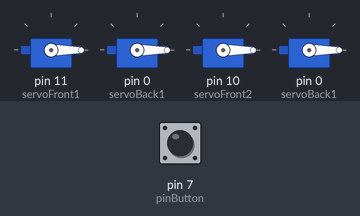
The sketch below on a simulated Arduino Uno, built with avr-gcc and run on an emulated ATmega328P. On the bench: 4 × servo. The test bench sets the inputs (shaded band); at power-on: pin 7 (pinButton) LOW.

Above: at 1.2 s.
1.3 s: pin 7 (pinButton) pulled HIGH for 0.15 s
At 1.75 s:
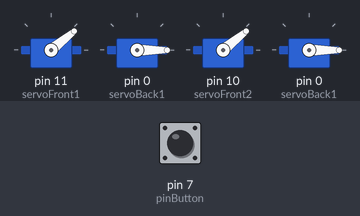
3.9 s: pin 7 (pinButton) pulled HIGH for 3.2 s
At 4.95 s:
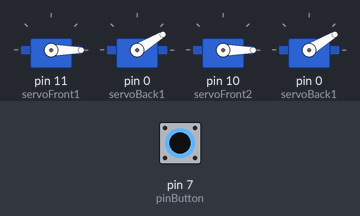
8.6 s: pin 7 (pinButton) pulsed HIGH 5 times (0.12 s each, 0.3 s apart)
At 10.8 s:
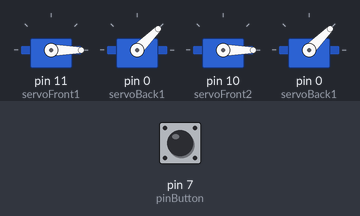
Timing chart, 0 to 12.4 s (numbered marks = the images above; inputs shaded):
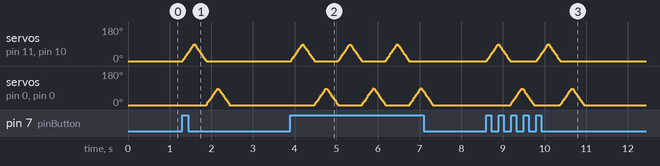

The sketch:

ServoMotor.ino
```cpp
#include <Servo.h>
Servo servoFront1;
Servo servoBack1;
Servo servoFront2;
Servo servoBack2;
const int pinButton = 7;
const int releaseTime = 3;

void setup()
{
  pinMode(pinButton, INPUT);
  servoFront1.attach(11);
  servoBack1.attach(0);
  servoFront1.write(0);
  servoBack1.write(0);
  servoFront2.attach(10);
  servoBack2.attach(0);
  servoFront2.write(0);
  servoBack2.write(0);
}

void loop()
{

  if(digitalRead(pinButton)== HIGH){
    releaseCan();
  }
}

void releaseCan() {
  int pos;
  for(pos = 0; pos < 90; pos++) {
    servoFront1.write(pos);
    servoFront2.write(pos);
    delay(releaseTime);
  }
  delay(0);
  for(pos = 90; pos >= 0; pos--) {
    servoFront1.write(pos);
    servoFront2.write(pos);
    delay(releaseTime);
  }
  prepareNextCan();
}

void prepareNextCan() {
  int pos;
  for(pos = 0; pos < 90; pos++) {
    servoBack1.write(pos);
    servoBack2.write(pos);
    delay(releaseTime);
  }
  delay(0);
  for(pos = 90; pos >= 0; pos--) {
    servoBack1.write(pos);
    servoBack2.write(pos);
    delay(releaseTime);
  }
}
```

Measured:
- after the input at 1.3 s, servo on pin 11 (servoFront1), servo on pin 10 (servoFront2): rises from 0° to 88° in 0.29 s, then falls to 0° in 0.29 s; servo on pin 0 (servoBack1), servo on pin 0 (servoBack1): rises from 0° to 87° in 0.29 s, then falls to 0° in 0.27 s
